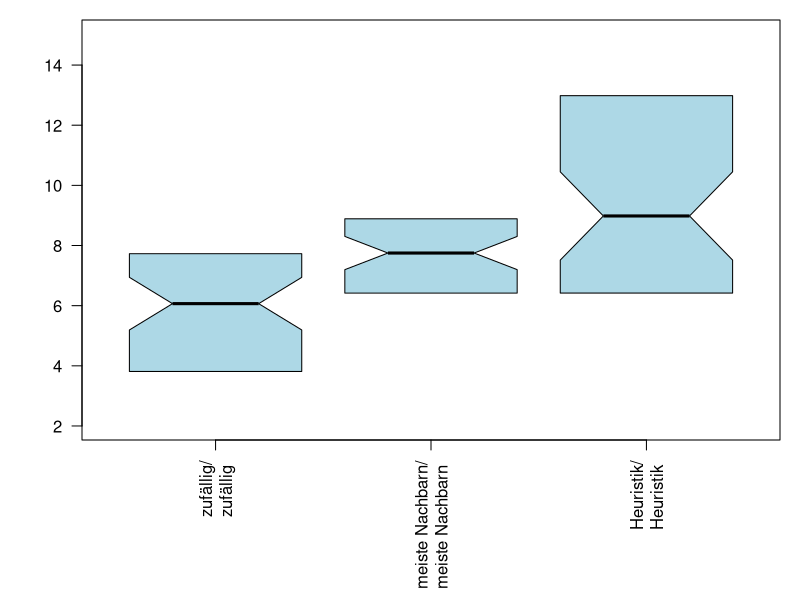

This chart was generated by the following R code:

par(mar=c(8,4.1,1,1))
v1 <- c(runif(50,2,10))
v2 <- c(runif(50,5,10))
v3 <- c(runif(50,5,15))

df <- data.frame(v1,v2,v3)
colnames(df) <-c("zufällig/\nzufällig ","meiste Nachbarn/\nmeiste Nachbarn ","Heuristik/\nHeuristik ")

boxplot(df, las= 2, notch = T, whisklty = 0, staplelty = 0, col="lightblue")

#reset plot margins
par(mar=c(5.1, 4.1, 4.1, 2.1))
